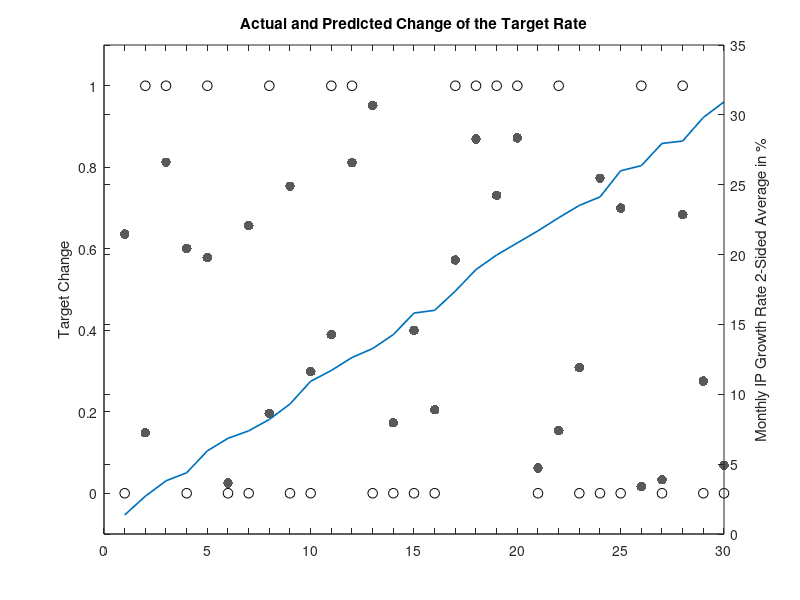

The MATLAB source for this figure:
predChange = random('bino',1,.5,30,1);
actual     = random('unif',0,1,30,1);
MacroVar   = (1:30)' + random('unif',0,1,30,1);
grid on
scatter(1:30,predChange,50,[0 0 0]); % black circles not filled
hold on        
scatter(1:30,actual,50,[0.35 0.35 0.35],'filled'); %dark gray
set(gca,'YLim',[-.1,1.1]);

ylabel('Target Change');    
        
h1 = gca;

h2 = axes('Position',get(h1,'Position'));
plot(h2,1:30,MacroVar,'LineWidth',1.22);

set(h2,'YAxisLocation','right','Color','none','XTickLabel',[]); % label plot on the right, turn of X lables
set(h2,'XLim',get(h1,'XLim'),'Layer','top');                    % use same X limits as on scatter
        
set(h2,'XTick',1:30);  %sets tick spacing on x axis in terms of date var
hold off   
titstr ='Actual and Predicted Change of the Target Rate';
title(titstr); 
ylabel('Monthly IP Growth Rate 2-Sided Average in %');
            